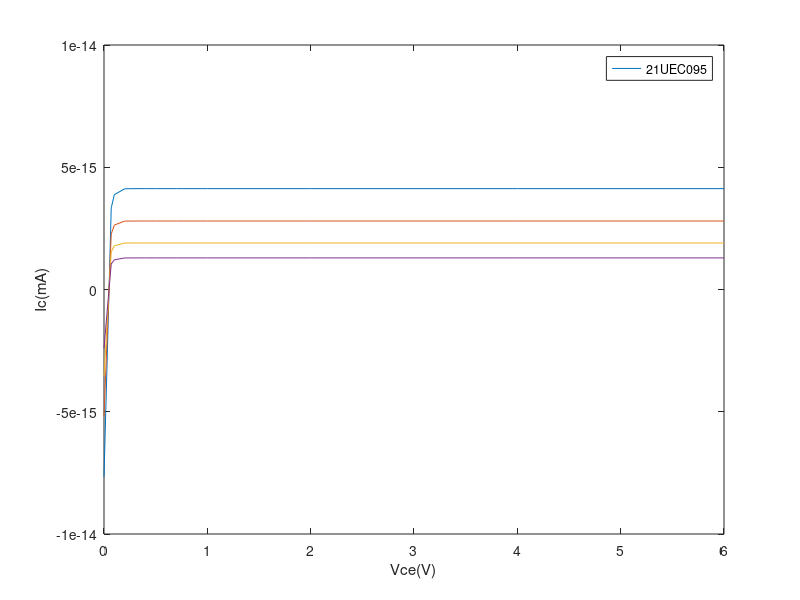

This figure's MATLAB source:
clc
k = 1.38e-23 ;
t = 300 ;
q = 1.602e-19 ;
af = 0.98;
ar = 0.35;
Vt = k*t/q;
Ie = 1.1e-15/af;
Ics = 1.1e-15/ar;
Vce = [0 0.07 0.1 0.2 0.3 0.4 0.5 0.6 0.7 1 2 4 6];
Ib = 0.06;
n = length(Ib);
m = length(Vce);
for i = 1:n
    for j = 1:m
        If = Ie*exp((Ib/Vt)-1);
        Vbc = Ib - Vce;
        Ir = Ics*exp((Vbc/Vt)-1);
        Ic = af*If-Ir;
    end
end
Ic1 = Ic(1,:);
plot(Vce,Ic1);
hold on
 









Ib = 0.05;
n = length(Ib);
m = length(Vce);
for i = 1:n
    for j = 1:m
        If = Ie*exp((Ib/Vt)-1);
        Vbc = Ib - Vce;
        Ir = Ics*exp((Vbc/Vt)-1);
        Ic = af*If-Ir;
    end
end
Ic1 = Ic(1,:);
plot(Vce,Ic1);
hold on

Ib = 0.04;
n = length(Ib);
m = length(Vce);
for i = 1:n
    for j = 1:m
        If = Ie*exp((Ib/Vt)-1);
        Vbc = Ib - Vce;
        Ir = Ics*exp((Vbc/Vt)-1);
        Ic = af*If-Ir;
    end
end
Ic1 = Ic(1,:);
plot(Vce,Ic1);
hold on

Ib = 0.03;
n = length(Ib);
m = length(Vce);
for i = 1:n
    for j = 1:m     
        If = Ie*exp((Ib/Vt)-1);
        Vbc = Ib - Vce;
        Ir = Ics*exp((Vbc/Vt)-1);
        Ic = af*If-Ir;
    end
end
Ic1 = Ic(1,:);
plot(Vce,Ic1);

xlabel('Vce(V)');
ylabel('Ic(mA)');
legend('21UEC095');
hold on